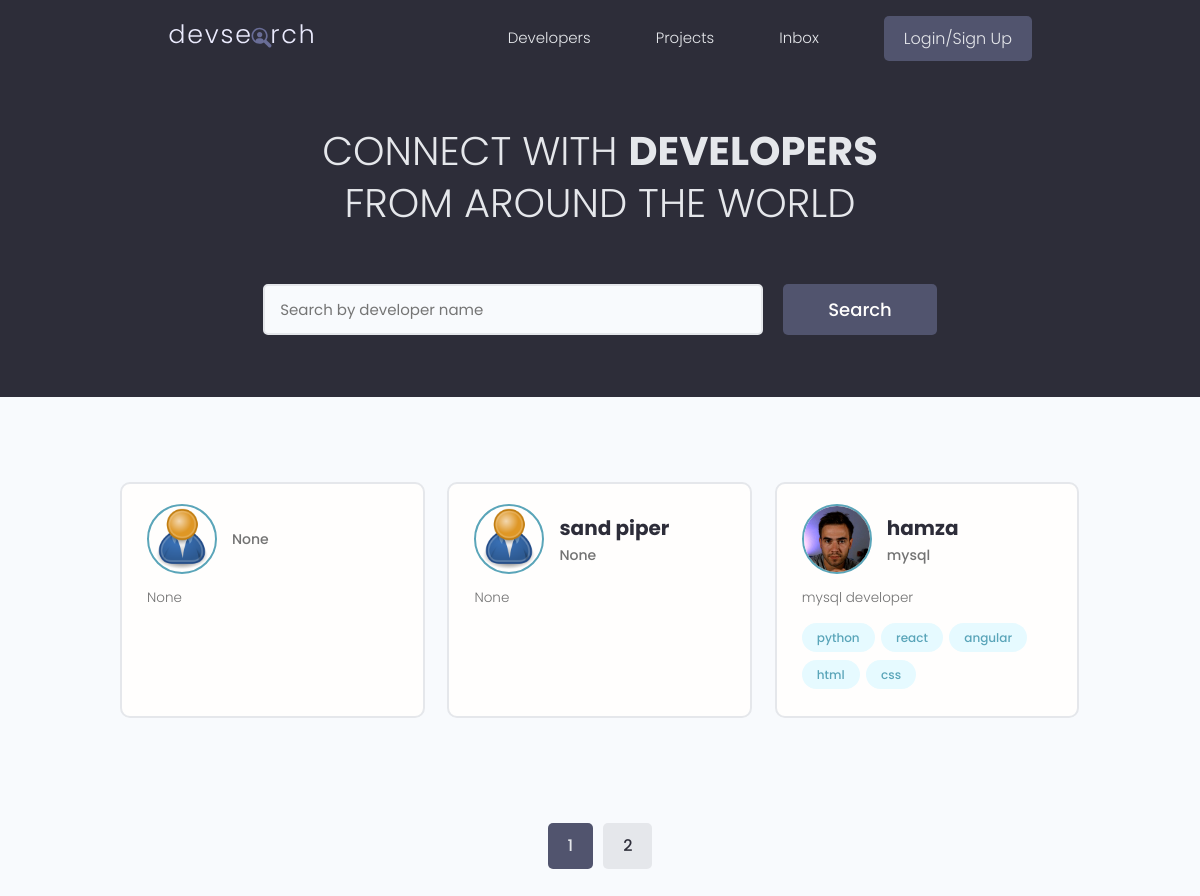
The page / on the database its author committed.
### users/models.py (models this page shows, shortened)
class Profile(models.Model):
    user = models.OneToOneField(User, on_delete=models.CASCADE, null=True, blank=True)
    name = models.CharField(max_length=200, blank=True, null=True)
    email = models.EmailField(max_length=500, blank=True, null=True)
    username = models.CharField(max_length=200, blank=True, null=True)
    location = models.CharField(max_length=200, blank=True, null=True)
    short_intro = models.CharField(max_length=200, blank=True, null=True)
    bio = models.TextField(blank=True, null=True)
    profile_image = models.ImageField(
        null=True, blank=True, upload_to='profiles/', default='profiles/user-default.png')
    social_github = models.CharField(max_length=200, blank=True, null=True)
    social_twitter = models.CharField(max_length=200, blank=True, null=True)
    social_linkedin = models.CharField(max_length=200, blank=True, null=True)
    social_youtube = models.CharField(max_length=200, blank=True, null=True)
    social_website = models.CharField(max_length=200, blank=True, null=True)
    created = models.DateTimeField(auto_now_add=True)
    id = models.UUIDField(default=uuid.uuid4, unique=True,
                          primary_key=True, editable=False)

class Skill(models.Model):
    owner = models.ForeignKey(
        Profile, on_delete=models.CASCADE, null=True, blank=True)
    name = models.CharField(max_length=200, blank=True, null=True)
    description = models.TextField(null=True, blank=True)
    created = models.DateTimeField(auto_now_add=True)
    id = models.UUIDField(default=uuid.uuid4, unique=True,
                          primary_key=True, editable=False)
    def __str__(self):
        return str(self.name)

### users/views.py (the view)
# urls.py: path('', views.profiles, name="profiles"),
def profiles(request):
    search_query= ''
    if request.GET.get('search_query'):
        search_query = request.GET.get('search_query')
    skills = Skill.objects.filter(name__iexact=search_query)
    profiles= Profile.objects.distinct().filter(
        Q(name__icontains=search_query) |
        Q(short_intro__icontains=search_query) |
        Q(skill__in=skills)
    )
    custom_range, profiles = paginateProfiles(request, profiles, 3)
    context = {'profiles': profiles, 'search_query': search_query, 'custom_range':custom_range}
    return render(request, 'users/profiles.html', context)

### users/utils.py (called while the page is built)
def paginateProfiles(request, profiles, results):
    page = request.GET.get('page')
    paginator = Paginator(profiles, results)
    try:
        profiles = paginator.page(page)
    except PageNotAnInteger:
        page = 1
        profiles = paginator.page(page)
    except EmptyPage:
        page = paginator.num_pages
        profiles = paginator.page(page)
    leftIndex = (int(page) - 4)
    if leftIndex < 1:
        leftIndex = 1
    rightIndex = (int(page) + 5)
    if rightIndex > paginator.num_pages:
        rightIndex = paginator.num_pages + 1
    custom_range = range(leftIndex, rightIndex)
    return custom_range, profiles

### users/templates/users/profiles.html (shortened to what this page needs)
{% extends 'main.html' %}
{% block content %}
  <main class="home">
    <section class="hero-section text-center">
      <div class="container container--narrow">
        <div class="hero-section__box">
          <h2>CONNECT WITH <span>DEVELOPERS</span></h2>
          <h2>FROM AROUND THE WORLD</h2>
        </div>
        <div class="hero-section__search">
          <form class="form" action="{% url 'profiles' %}" method="get">
            <div class="form__field">
              <input class="input input--text" id="formInput#search" type="text" name="search_query"
                value="{{search_query}}" placeholder="Search by developer name" />
            </div>
            <input class="btn btn--sub btn--lg" type="submit" value="Search" />
          </form>
        </div>
      </div>
    </section>
    <section class="devlist">
      <div class="container">
        <div class="grid grid--three">
          {% for profile in profiles %}
          <div class="column card">
            <div class="dev">
              <a href="{% url 'user-profile' profile.id %}" class="card__body">
                <div class="dev__profile">
                  <img class="avatar avatar--md" src="{{profile.profile_image.url}}" alt="image" />
                  <div class="dev__meta">
                    <h3>{{profile.name}}</h3>
                    <h5>{{profile.short_intro}}</h5>
                  </div>
                </div>
                <p class="dev__info">
                  {{profile.bio|slice:"150"}}
                </p>
                <div class="dev__skills">
                  {%for skill in profile.skill_set.all %}
                  <span class="tag tag--pill tag--main">
                    <small>{{skill}}</small>
                  </span>
                  {% endfor %}
                </div>
              </a>
            </div>
          </div>
          {% endfor %}
        </div>
      </div>
    </section>
    {% include 'pagination.html' with queryset=profiles custom_range=custom_range %}
  </main>
{% endblock content %}

### templates/main.html (shortened to what this page needs)
<!DOCTYPE html>
{% load static %}
<html lang="en">
<head>
    <link rel="stylesheet" href="{% static 'https://cdn.iconmonstr.com/1.3.0/css/iconmonstr-iconic-font.min.css' %}"/>
    <link rel="stylesheet" href="{% static 'uikit/styles/uikit.css' %}"/>
    <link rel="stylesheet" href="{% static 'styles/app.css' %}"/>
</head>
<body>
{% include 'navbar.html' %}
{% block content %}
{% endblock content %}
</body>
</html>

### templates/navbar.html (shortened to what this page needs)
{% load static %}
  <header class="header">
    <div class="container container--narrow">
      <a href="{% url 'profiles' %}" class="header__logo">
        <img src="{% static 'images/logo.svg' %}" alt="DevSearch Logo" />
      </a>
      <nav class="header__nav">
        <ul class="header__menu">
          <li class="header__menuItem"><a href="{% url 'profiles' %}">Developers</a></li>
          <li class="header__menuItem"><a href="{% url 'projects' %}">Projects</a></li>
          <li class="header__menuItem"><a href="">Inbox</a></li>
          {% if request.user.is_authenticated %}
          <li class="header__menuItem"><a href="{% url 'account' %}">Account</a></li>
          <li class="header__menuItem"><a href="{% url 'logout' %}" class="btn btn--sub">Logout</a></li>
          {% else %}
          <li class="header__menuItem"><a href="{% url 'login' %}" class="btn btn--sub">Login/Sign Up</a></li>
          {% endif %}
        </ul>
      </nav>
    </div>
  </header>

### templates/pagination.html (shortened to what this page needs)
    {% if queryset.has_other_pages %}
    <div class="pagination">
      <ul class="container">
        {% for page in custom_range %}
        {% if page == queryset.number %}
          <li><a href="?page={{page}}" class="btn page-link btn--sub"> {{page}} </a></li>
        {% else %}
          <li><a href="?page={{page}}" class="btn page-link"> {{page}} </a></li>
        {% endif %}
        {% endfor %}
      </ul>
    </div>
    {% endif %}

### static/styles/app.css (style rules this page uses)
:root { --color-sub: #2d2d39; }
.btn--sub { background-color: var(--color-sub-light); }
.card { border: 2px solid var(--color-light); }
img { width: 100%; }
.header { position: sticky; z-index: 111; background-color: var(--color-sub); padding: 1.5rem 0; }
.header > .container { display: flex; justify-content: space-between; align-items: center; }
.header__logo > img { height: 3.8rem; }
.header__nav > ul { display: inline-flex; align-items: center; list-style: none; gap: 6.5rem; }
.header__menuItem > a { color: var(--color-light); font-weight: 300; }
.hero-section { height: 40vh; display: flex; align-items: center; background-color: var(--color-sub); }
.hero-section__box { margin-bottom: 4rem; }
.hero-section__box > h2, .hero-section__box > h2 > span { font-size: 4rem; color: var(--color-light); line-height: 1.3; text-transform: uppercase; }
.hero-section__box > h2 { font-weight: 300; }
.hero-section__box > h2 > span { font-weight: 700; }
.hero-section__search > .form { display: flex; align-items: center; justify-content: center; gap: 2rem; }
.hero-section__search > .form input.input--text { width: 50rem; }
.devlist { margin-top: 8rem; }
.devlist .grid { align-items: stretch; }
.devlist .dev .dev__profile { display: flex; align-items: center; gap: 1.5rem; }
.devlist .dev .dev__meta h3 { color: var(--color-sub); font-size: 2rem; font-weight: 700; }
.devlist .dev .dev__meta h5 { color: var(--color-text); font-size: 1.4rem; font-weight: 500; }
.devlist .dev .dev__info { margin: 1.5rem 0; font-size: 1.35rem; line-height: 1.4; text-align: justify; }
.pagination { margin-top: 8rem; margin-bottom: 10rem; }
.pagination > ul { flex-wrap: wrap; list-style: none; display: flex; align-items: center; justify-content: center; gap: 1rem; }
.pagination .btn { color: var(--color-sub); }
.pagination .btn.btn--sub { color: var(--color-light); }

### static/uikit/styles/modules/_variables.css (style rules this page uses)
:root { --color-main: #5aa5b9; --color-main-light: #e6faff; --color-sub: #3f4156; --color-sub-light: #51546e; --color-sub-lighter: #ededfd; --color-text: #737373; --color-gray: #8b8b8b; --color-light: #e5e7eb; --color-light-gray: #767676; --color-bg: #f8fafd; --color-white: #fffefd; --color-white-light: #f3f3f3; --color-success: #359e64; --color-success-bg: #def8e8; --color-error: #fc4b0b; --color-error-bg: #fff2ee; --font-base: 'Poppins', arial, helvetica, 'Segoe UI', roboto, ubuntu, sans-serif; --font-monospace: 'Fira Code', 'Courier New', courier, monospace; --font-regular: 300; --font-medium: 500; --font-bold: 700; --generic-shadow: 1px 1px 5px #00000010; --generic-transition: all 0.3s ease-in-out; }

### static/uikit/styles/modules/_base.css (style rules this page uses)
* { margin: 0; padding: 0; box-sizing: border-box; text-rendering: optimizeLegibility; color: inherit; font-size: inherit; }
html { font-size: 50%; }
@media only screen and (min-width: 480px) { html { font-size: 56.25%; } }
@media only screen and (min-width: 1200px) { html { font-size: 62.5%; } }
body { line-height: 1.6; font-weight: 400; font-size: 1.5rem; color: var(--color-text); background-color: var(--color-bg); min-height: 100vh; }

### static/uikit/styles/modules/_typography.css (style rules this page uses)
* { font-family: var(--font-base); }
h2 { font-size: 3.6rem; font-weight: var(--font-bold); }
h3 { font-size: 3.2rem; font-weight: var(--font-medium); }
h5 { font-size: 2.4rem; font-weight: var(--font-medium); }
h5, h6 { font-weight: var(--font-regular); }
p, span, strong { font-size: 1.6rem; color: var(--color-text); font-weight: var(--font-regular); }
a { padding-bottom: 2px; text-decoration: none; display: inline-block; color: var(--color-main); font-weight: var(--font-medium); }

### static/uikit/styles/modules/_utilities.css (style rules this page uses)
.container { width: 92%; max-width: 165rem; margin: 0 auto; box-sizing: border-box; }
.container--narrow { width: 92%; max-width: 120rem; }
@media screen and (min-width: 1000px) { .container { width: 90%; } }
@media screen and (min-width: 1000px) { .container--narrow { width: 85%; } }
@media screen and (min-width: 1200px) { .container { width: 80%; } }
@media screen and (min-width: 1200px) { .container--narrow { width: 72%; } }
.text-center { text-align: center; }

### static/uikit/styles/modules/_avatar.css (style rules this page uses)
.avatar { border-radius: 50%; border: 2px solid var(--color-main); object-fit: cover; }
.avatar--md { height: 7rem; width: 7rem; }

### static/uikit/styles/modules/_card.css (style rules this page uses)
.card { border-radius: 1rem; background-color: var(--color-white); border: 1.5px solid var(--color-light); width: auto; height: auto; margin-top: 0.5rem; margin-bottom: 0.5rem; overflow: hidden; }
.card__body, .card__header { padding: 2rem 2.5rem; }

### rows shown on the page
Profile: profile_image (placeholder picture), short_intro "None", bio "None"
Profile: profile_image (placeholder picture), name "sand piper", short_intro "None", bio "None"
Profile: profile_image (picture), name "hamza", short_intro "mysql", bio "mysql developer"
Skill: name "python"
Skill: name "react"
Skill: name "angular"
Skill: name "html"
Skill: name "css"

### other values the page prints
{{ page }} "1"
{{ page }} "2"
